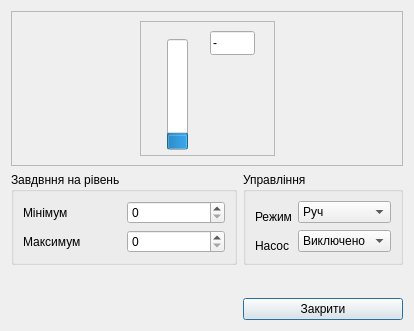
<?xml version="1.0" encoding="UTF-8"?>
<ui version="4.0">
 <class>dlgPumpCtrl</class>
 <widget class="QDialog" name="dlgPumpCtrl">
  <property name="geometry">
   <rect>
    <x>0</x>
    <y>0</y>
    <width>414</width>
    <height>331</height>
   </rect>
  </property>
  <property name="windowTitle">
   <string>Управління насосом</string>
  </property>
  <layout class="QGridLayout" name="gridLayout_3">
   <item row="0" column="0" colspan="2">
    <widget class="QFrame" name="frame">
     <property name="minimumSize">
      <size>
       <width>161</width>
       <height>0</height>
      </size>
     </property>
     <property name="frameShape">
      <enum>QFrame::StyledPanel</enum>
     </property>
     <property name="frameShadow">
      <enum>QFrame::Raised</enum>
     </property>
     <layout class="QHBoxLayout" name="horizontalLayout">
      <item>
       <spacer name="horizontalSpacer">
        <property name="orientation">
         <enum>Qt::Horizontal</enum>
        </property>
        <property name="sizeHint" stdset="0">
         <size>
          <width>68</width>
          <height>20</height>
         </size>
        </property>
       </spacer>
      </item>
      <item>
       <widget class="QFrame" name="mnemo">
        <property name="sizePolicy">
         <sizepolicy hsizetype="Fixed" vsizetype="Fixed">
          <horstretch>0</horstretch>
          <verstretch>0</verstretch>
         </sizepolicy>
        </property>
        <property name="minimumSize">
         <size>
          <width>135</width>
          <height>135</height>
         </size>
        </property>
        <property name="baseSize">
         <size>
          <width>135</width>
          <height>135</height>
         </size>
        </property>
        <property name="styleSheet">
         <string notr="true">QFrame
{
	border-image: url(:/mnemo/pumpCtrl.svg);
	background-repeat: no-repeat;
}</string>
        </property>
        <property name="frameShape">
         <enum>QFrame::StyledPanel</enum>
        </property>
        <property name="frameShadow">
         <enum>QFrame::Raised</enum>
        </property>
        <widget class="QProgressBar" name="s_pV">
         <property name="geometry">
          <rect>
           <x>27</x>
           <y>18</y>
           <width>21</width>
           <height>111</height>
          </rect>
         </property>
         <property name="maximum">
          <number>4000</number>
         </property>
         <property name="value">
          <number>500</number>
         </property>
         <property name="textVisible">
          <bool>false</bool>
         </property>
         <property name="orientation">
          <enum>Qt::Vertical</enum>
         </property>
        </widget>
        <widget class="QCheckBox" name="s_I">
         <property name="geometry">
          <rect>
           <x>85</x>
           <y>99</y>
           <width>21</width>
           <height>26</height>
          </rect>
         </property>
         <property name="styleSheet">
          <string notr="true">QCheckBox{
min-width: 21px;
min-height: 26px;
max-width: 21px;
max-height: 26px;
}
QCheckBox:checked
{
	image: url(:/butons/pict/bool_green_true_48x48.png);
}

QCheckBox:unchecked
{
	image: url(:/butons/pict/bool_green_false_48x48.png);
}

QCheckBox:indicator
{
	background: rgba(0, 0, 0, 0);
}
</string>
         </property>
         <property name="text">
          <string/>
         </property>
         <property name="checkable">
          <bool>true</bool>
         </property>
         <property name="checked">
          <bool>false</bool>
         </property>
        </widget>
        <widget class="QSlider" name="s_SP_max">
         <property name="geometry">
          <rect>
           <x>45</x>
           <y>14</y>
           <width>20</width>
           <height>119</height>
          </rect>
         </property>
         <property name="whatsThis">
          <string>Постійне завдання на перший параметер</string>
         </property>
         <property name="styleSheet">
          <string notr="true">QSlider::groove:vertical {
     background: rgba(0, 0, 0, 0);
/*     position: absolute;  абсолютная позиция в 4px слева и справа от виджета. установка полей виджета также будет работать... */
/*     left: 4px; right: 4px;*/
 }

 QSlider::handle:vertical {
	
	image: url(:/slider/pict/SP_1.png);
 }
</string>
         </property>
         <property name="maximum">
          <number>4000</number>
         </property>
         <property name="singleStep">
          <number>1</number>
         </property>
         <property name="pageStep">
          <number>40</number>
         </property>
         <property name="value">
          <number>0</number>
         </property>
         <property name="sliderPosition">
          <number>0</number>
         </property>
         <property name="tracking">
          <bool>false</bool>
         </property>
         <property name="orientation">
          <enum>Qt::Vertical</enum>
         </property>
         <property name="invertedAppearance">
          <bool>false</bool>
         </property>
         <property name="invertedControls">
          <bool>false</bool>
         </property>
         <property name="tickPosition">
          <enum>QSlider::NoTicks</enum>
         </property>
        </widget>
        <widget class="QSlider" name="s_SP_min">
         <property name="geometry">
          <rect>
           <x>10</x>
           <y>14</y>
           <width>20</width>
           <height>119</height>
          </rect>
         </property>
         <property name="whatsThis">
          <string>Розрахункове завдання</string>
         </property>
         <property name="styleSheet">
          <string notr="true">QSlider::groove:vertical {
     background: rgba(0, 0, 0, 0);
/*     position: absolute;  абсолютная позиция в 4px слева и справа от виджета. установка полей виджета также будет работать... */
/*     left: 4px; right: 4px;*/
 }

 QSlider::handle:vertical {
	image: url(:/slider/pict/SPR_1.png);
 }
</string>
         </property>
         <property name="maximum">
          <number>4000</number>
         </property>
         <property name="singleStep">
          <number>1</number>
         </property>
         <property name="pageStep">
          <number>80</number>
         </property>
         <property name="value">
          <number>2500</number>
         </property>
         <property name="sliderPosition">
          <number>2500</number>
         </property>
         <property name="tracking">
          <bool>false</bool>
         </property>
         <property name="orientation">
          <enum>Qt::Vertical</enum>
         </property>
         <property name="invertedAppearance">
          <bool>false</bool>
         </property>
         <property name="invertedControls">
          <bool>false</bool>
         </property>
         <property name="tickPosition">
          <enum>QSlider::NoTicks</enum>
         </property>
         <property name="tickInterval">
          <number>0</number>
         </property>
        </widget>
        <widget class="QLineEdit" name="s_lV">
         <property name="geometry">
          <rect>
           <x>70</x>
           <y>10</y>
           <width>45</width>
           <height>24</height>
          </rect>
         </property>
         <property name="text">
          <string>-</string>
         </property>
        </widget>
        <widget class="QCheckBox" name="s_md">
         <property name="geometry">
          <rect>
           <x>90</x>
           <y>70</y>
           <width>18</width>
           <height>20</height>
          </rect>
         </property>
         <property name="styleSheet">
          <string notr="true">QCheckBox{
min-width: 18px;
min-height: 20px;
max-width: 18px;
max-height: 20px;
}
QCheckBox:unchecked
{
	image: url(:/butons/pict/hand_18x20.png);
}
QCheckBox:indicator
{
	background: rgba(0, 0, 0, 0);
}
</string>
         </property>
         <property name="text">
          <string/>
         </property>
         <property name="checkable">
          <bool>true</bool>
         </property>
         <property name="checked">
          <bool>false</bool>
         </property>
        </widget>
       </widget>
      </item>
      <item>
       <spacer name="horizontalSpacer_2">
        <property name="orientation">
         <enum>Qt::Horizontal</enum>
        </property>
        <property name="sizeHint" stdset="0">
         <size>
          <width>67</width>
          <height>20</height>
         </size>
        </property>
       </spacer>
      </item>
     </layout>
    </widget>
   </item>
   <item row="1" column="0">
    <widget class="QGroupBox" name="groupBox">
     <property name="title">
      <string>Завдвння на рівень</string>
     </property>
     <layout class="QGridLayout" name="gridLayout">
      <item row="0" column="0">
       <widget class="QLabel" name="label">
        <property name="text">
         <string>Мінімум</string>
        </property>
       </widget>
      </item>
      <item row="0" column="1">
       <widget class="QDoubleSpinBox" name="s_sSP_min">
        <property name="decimals">
         <number>0</number>
        </property>
        <property name="maximum">
         <double>100.000000000000000</double>
        </property>
       </widget>
      </item>
      <item row="1" column="0">
       <widget class="QLabel" name="label_2">
        <property name="text">
         <string>Максимум</string>
        </property>
       </widget>
      </item>
      <item row="1" column="1">
       <widget class="QDoubleSpinBox" name="s_sSP_max">
        <property name="decimals">
         <number>0</number>
        </property>
       </widget>
      </item>
     </layout>
    </widget>
   </item>
   <item row="1" column="1">
    <widget class="QGroupBox" name="groupBox_2">
     <property name="title">
      <string>Управління</string>
     </property>
     <layout class="QGridLayout" name="gridLayout_2">
      <item row="0" column="0" rowspan="2">
       <widget class="QLabel" name="label_3">
        <property name="text">
         <string>Режим</string>
        </property>
       </widget>
      </item>
      <item row="0" column="1">
       <widget class="QComboBox" name="s_AM">
        <item>
         <property name="text">
          <string>Руч</string>
         </property>
        </item>
        <item>
         <property name="text">
          <string>Авт</string>
         </property>
        </item>
       </widget>
      </item>
      <item row="2" column="0">
       <widget class="QLabel" name="label_4">
        <property name="text">
         <string>Насос</string>
        </property>
       </widget>
      </item>
      <item row="1" column="1" rowspan="2">
       <widget class="QComboBox" name="s_R_M">
        <item>
         <property name="text">
          <string>Виключено</string>
         </property>
        </item>
        <item>
         <property name="text">
          <string>Включено</string>
         </property>
        </item>
       </widget>
      </item>
     </layout>
    </widget>
   </item>
   <item row="3" column="0">
    <spacer name="horizontalSpacer_3">
     <property name="orientation">
      <enum>Qt::Horizontal</enum>
     </property>
     <property name="sizeHint" stdset="0">
      <size>
       <width>139</width>
       <height>20</height>
      </size>
     </property>
    </spacer>
   </item>
   <item row="3" column="1">
    <widget class="QPushButton" name="Exit">
     <property name="text">
      <string>Закрити</string>
     </property>
    </widget>
   </item>
   <item row="2" column="0" colspan="2">
    <spacer name="verticalSpacer">
     <property name="orientation">
      <enum>Qt::Vertical</enum>
     </property>
     <property name="sizeHint" stdset="0">
      <size>
       <width>20</width>
       <height>40</height>
      </size>
     </property>
    </spacer>
   </item>
  </layout>
 </widget>
 <resources/>
 <connections>
  <connection>
   <sender>Exit</sender>
   <signal>clicked()</signal>
   <receiver>dlgPumpCtrl</receiver>
   <slot>accept()</slot>
   <hints>
    <hint type="sourcelabel">
     <x>318</x>
     <y>281</y>
    </hint>
    <hint type="destinationlabel">
     <x>199</x>
     <y>149</y>
    </hint>
   </hints>
  </connection>
 </connections>
</ui>
